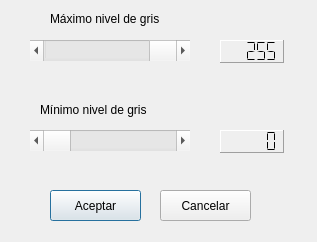
<?xml version="1.0" encoding="UTF-8"?>
<ui version="4.0">
 <class>QEscalaForm</class>
 <widget class="QDialog" name="QEscalaForm">
  <property name="geometry">
   <rect>
    <x>0</x>
    <y>0</y>
    <width>317</width>
    <height>242</height>
   </rect>
  </property>
  <property name="windowTitle">
   <string>Selección de escala</string>
  </property>
  <widget class="QScrollBar" name="horizontalScrollBarMax">
   <property name="geometry">
    <rect>
     <x>30</x>
     <y>40</y>
     <width>160</width>
     <height>21</height>
    </rect>
   </property>
   <property name="maximum">
    <number>255</number>
   </property>
   <property name="value">
    <number>255</number>
   </property>
   <property name="orientation">
    <enum>Qt::Horizontal</enum>
   </property>
  </widget>
  <widget class="QScrollBar" name="horizontalScrollBarMin">
   <property name="geometry">
    <rect>
     <x>30</x>
     <y>130</y>
     <width>160</width>
     <height>21</height>
    </rect>
   </property>
   <property name="maximum">
    <number>255</number>
   </property>
   <property name="orientation">
    <enum>Qt::Horizontal</enum>
   </property>
  </widget>
  <widget class="QLabel" name="labelUM">
   <property name="geometry">
    <rect>
     <x>50</x>
     <y>10</y>
     <width>141</width>
     <height>18</height>
    </rect>
   </property>
   <property name="text">
    <string>Máximo nivel de gris</string>
   </property>
  </widget>
  <widget class="QLabel" name="labelUM_2">
   <property name="geometry">
    <rect>
     <x>40</x>
     <y>100</y>
     <width>151</width>
     <height>20</height>
    </rect>
   </property>
   <property name="text">
    <string>Mínimo nivel de gris</string>
   </property>
  </widget>
  <widget class="QLCDNumber" name="lcdNumberUM">
   <property name="geometry">
    <rect>
     <x>220</x>
     <y>40</y>
     <width>64</width>
     <height>23</height>
    </rect>
   </property>
   <property name="frameShape">
    <enum>QFrame::Panel</enum>
   </property>
   <property name="segmentStyle">
    <enum>QLCDNumber::Flat</enum>
   </property>
   <property name="intValue" stdset="0">
    <number>255</number>
   </property>
  </widget>
  <widget class="QLCDNumber" name="lcdNumberUm">
   <property name="geometry">
    <rect>
     <x>220</x>
     <y>130</y>
     <width>64</width>
     <height>23</height>
    </rect>
   </property>
   <property name="frameShape">
    <enum>QFrame::Panel</enum>
   </property>
   <property name="segmentStyle">
    <enum>QLCDNumber::Flat</enum>
   </property>
  </widget>
  <widget class="QPushButton" name="pushButtonAceptar">
   <property name="geometry">
    <rect>
     <x>50</x>
     <y>190</y>
     <width>91</width>
     <height>31</height>
    </rect>
   </property>
   <property name="text">
    <string>Aceptar</string>
   </property>
  </widget>
  <widget class="QPushButton" name="pushButtonCancelar">
   <property name="geometry">
    <rect>
     <x>160</x>
     <y>190</y>
     <width>91</width>
     <height>31</height>
    </rect>
   </property>
   <property name="text">
    <string>Cancelar</string>
   </property>
  </widget>
 </widget>
 <resources/>
 <connections>
  <connection>
   <sender>horizontalScrollBarMax</sender>
   <signal>valueChanged(int)</signal>
   <receiver>lcdNumberUM</receiver>
   <slot>display(int)</slot>
   <hints>
    <hint type="sourcelabel">
     <x>109</x>
     <y>50</y>
    </hint>
    <hint type="destinationlabel">
     <x>251</x>
     <y>51</y>
    </hint>
   </hints>
  </connection>
  <connection>
   <sender>horizontalScrollBarMin</sender>
   <signal>valueChanged(int)</signal>
   <receiver>lcdNumberUm</receiver>
   <slot>display(int)</slot>
   <hints>
    <hint type="sourcelabel">
     <x>109</x>
     <y>140</y>
    </hint>
    <hint type="destinationlabel">
     <x>251</x>
     <y>141</y>
    </hint>
   </hints>
  </connection>
 </connections>
</ui>
